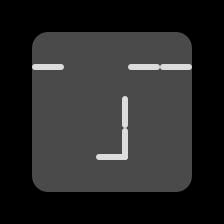

Tiled map render using the project's own tile images. Description and the whole map definition, tile-layer contents included, below:
An orthogonal 7x7 tile map with 32x32 px tiles, 4 tile layers (grid, walls, zonemap, cellrounded) and 4 objects (player, twostep, goal, fluffy).

<map version="1.0" orientation="orthogonal" width="7" height="7" tilewidth="32" tileheight="32">
 <properties>
  <property name="_mode" value="" />
  <property name="_title" value="test" />
  <property name="_zone" value="" />
 </properties>
 <tileset firstgid="1" name="cells" tilewidth="32" tileheight="32">
  <image source="../cells.png" trans="ff00ff" width="128" height="384" />
 </tileset>
 <layer name="grid" width="7" height="7">
  <data>
   <tile gid="16" />
   <tile gid="16" />
   <tile gid="16" />
   <tile gid="16" />
   <tile gid="16" />
   <tile gid="16" />
   <tile gid="16" />
   <tile gid="16" />
   <tile gid="1" />
   <tile gid="1" />
   <tile gid="1" />
   <tile gid="1" />
   <tile gid="1" />
   <tile gid="16" />
   <tile gid="16" />
   <tile gid="1" />
   <tile gid="1" />
   <tile gid="1" />
   <tile gid="1" />
   <tile gid="1" />
   <tile gid="16" />
   <tile gid="16" />
   <tile gid="1" />
   <tile gid="1" />
   <tile gid="1" />
   <tile gid="1" />
   <tile gid="1" />
   <tile gid="16" />
   <tile gid="16" />
   <tile gid="1" />
   <tile gid="1" />
   <tile gid="1" />
   <tile gid="1" />
   <tile gid="1" />
   <tile gid="16" />
   <tile gid="16" />
   <tile gid="1" />
   <tile gid="1" />
   <tile gid="1" />
   <tile gid="1" />
   <tile gid="1" />
   <tile gid="16" />
   <tile gid="16" />
   <tile gid="16" />
   <tile gid="16" />
   <tile gid="16" />
   <tile gid="16" />
   <tile gid="16" />
   <tile gid="16" />
  </data>
 </layer>
 <layer name="walls" width="7" height="7">
  <data>
   <tile gid="0" />
   <tile gid="0" />
   <tile gid="0" />
   <tile gid="0" />
   <tile gid="0" />
   <tile gid="0" />
   <tile gid="0" />
   <tile gid="0" />
   <tile gid="0" />
   <tile gid="0" />
   <tile gid="0" />
   <tile gid="0" />
   <tile gid="0" />
   <tile gid="0" />
   <tile gid="0" />
   <tile gid="5" />
   <tile gid="0" />
   <tile gid="0" />
   <tile gid="5" />
   <tile gid="5" />
   <tile gid="0" />
   <tile gid="0" />
   <tile gid="0" />
   <tile gid="0" />
   <tile gid="2" />
   <tile gid="0" />
   <tile gid="0" />
   <tile gid="0" />
   <tile gid="0" />
   <tile gid="0" />
   <tile gid="0" />
   <tile gid="10" />
   <tile gid="0" />
   <tile gid="0" />
   <tile gid="0" />
   <tile gid="0" />
   <tile gid="0" />
   <tile gid="0" />
   <tile gid="0" />
   <tile gid="0" />
   <tile gid="0" />
   <tile gid="0" />
   <tile gid="0" />
   <tile gid="0" />
   <tile gid="0" />
   <tile gid="0" />
   <tile gid="0" />
   <tile gid="0" />
   <tile gid="0" />
  </data>
 </layer>
 <layer name="zonemap" width="7" height="7">
  <data>
   <tile gid="0" />
   <tile gid="0" />
   <tile gid="0" />
   <tile gid="0" />
   <tile gid="0" />
   <tile gid="0" />
   <tile gid="0" />
   <tile gid="0" />
   <tile gid="0" />
   <tile gid="0" />
   <tile gid="0" />
   <tile gid="0" />
   <tile gid="0" />
   <tile gid="0" />
   <tile gid="0" />
   <tile gid="0" />
   <tile gid="0" />
   <tile gid="0" />
   <tile gid="0" />
   <tile gid="0" />
   <tile gid="0" />
   <tile gid="0" />
   <tile gid="0" />
   <tile gid="0" />
   <tile gid="0" />
   <tile gid="0" />
   <tile gid="0" />
   <tile gid="0" />
   <tile gid="0" />
   <tile gid="0" />
   <tile gid="0" />
   <tile gid="0" />
   <tile gid="0" />
   <tile gid="0" />
   <tile gid="0" />
   <tile gid="0" />
   <tile gid="0" />
   <tile gid="0" />
   <tile gid="0" />
   <tile gid="0" />
   <tile gid="0" />
   <tile gid="0" />
   <tile gid="0" />
   <tile gid="0" />
   <tile gid="0" />
   <tile gid="0" />
   <tile gid="0" />
   <tile gid="0" />
   <tile gid="0" />
  </data>
 </layer>
 <layer name="cellrounded" width="7" height="7">
  <data>
   <tile gid="0" />
   <tile gid="0" />
   <tile gid="0" />
   <tile gid="0" />
   <tile gid="0" />
   <tile gid="0" />
   <tile gid="0" />
   <tile gid="0" />
   <tile gid="17" />
   <tile gid="0" />
   <tile gid="0" />
   <tile gid="0" />
   <tile gid="18" />
   <tile gid="0" />
   <tile gid="0" />
   <tile gid="0" />
   <tile gid="0" />
   <tile gid="0" />
   <tile gid="0" />
   <tile gid="0" />
   <tile gid="0" />
   <tile gid="0" />
   <tile gid="0" />
   <tile gid="0" />
   <tile gid="0" />
   <tile gid="0" />
   <tile gid="0" />
   <tile gid="0" />
   <tile gid="0" />
   <tile gid="0" />
   <tile gid="0" />
   <tile gid="0" />
   <tile gid="0" />
   <tile gid="0" />
   <tile gid="0" />
   <tile gid="0" />
   <tile gid="19" />
   <tile gid="0" />
   <tile gid="0" />
   <tile gid="0" />
   <tile gid="20" />
   <tile gid="0" />
   <tile gid="0" />
   <tile gid="0" />
   <tile gid="0" />
   <tile gid="0" />
   <tile gid="0" />
   <tile gid="0" />
   <tile gid="0" />
  </data>
 </layer>
 <objectgroup name="players" width="7" height="7">
  <object type="player" x="174" y="173" />
 </objectgroup>
 <objectgroup name="enemies" width="7" height="7">
  <object type="twostep" x="50" y="48" />
 </objectgroup>
 <objectgroup name="items" width="7" height="7">
  <object type="goal" x="172" y="47" />
 </objectgroup>
 <objectgroup name="powerups" width="7" height="7" />
 <objectgroup name="portals" width="7" height="7" />
 <objectgroup name="cells" width="7" height="7">
  <object type="fluffy" x="145" y="145" />
 </objectgroup>
</map>
